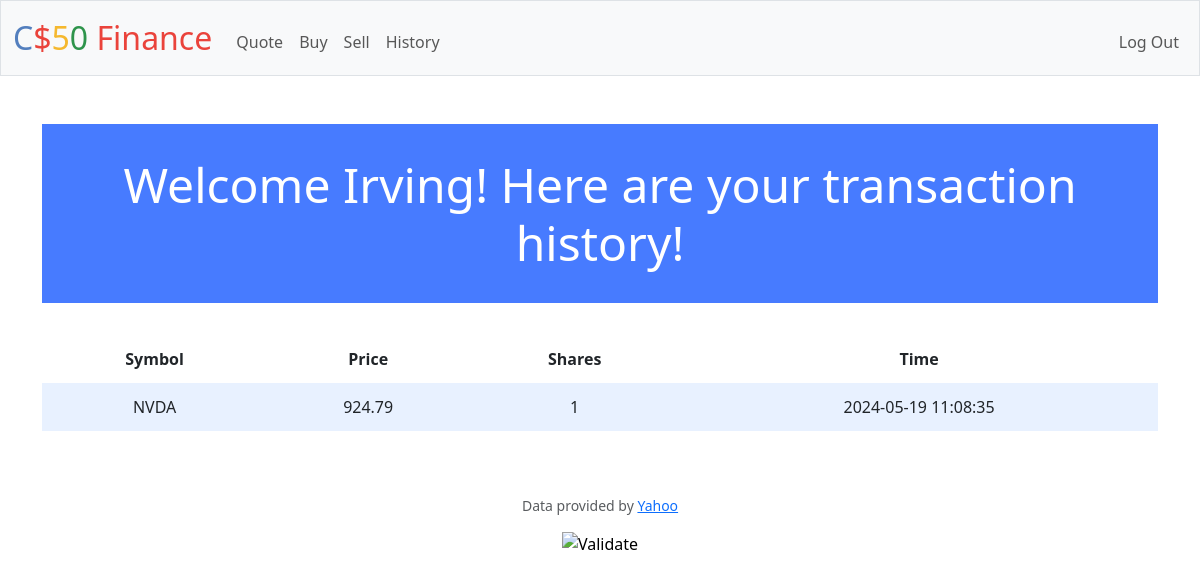
The app's page /history (signed in), older data.
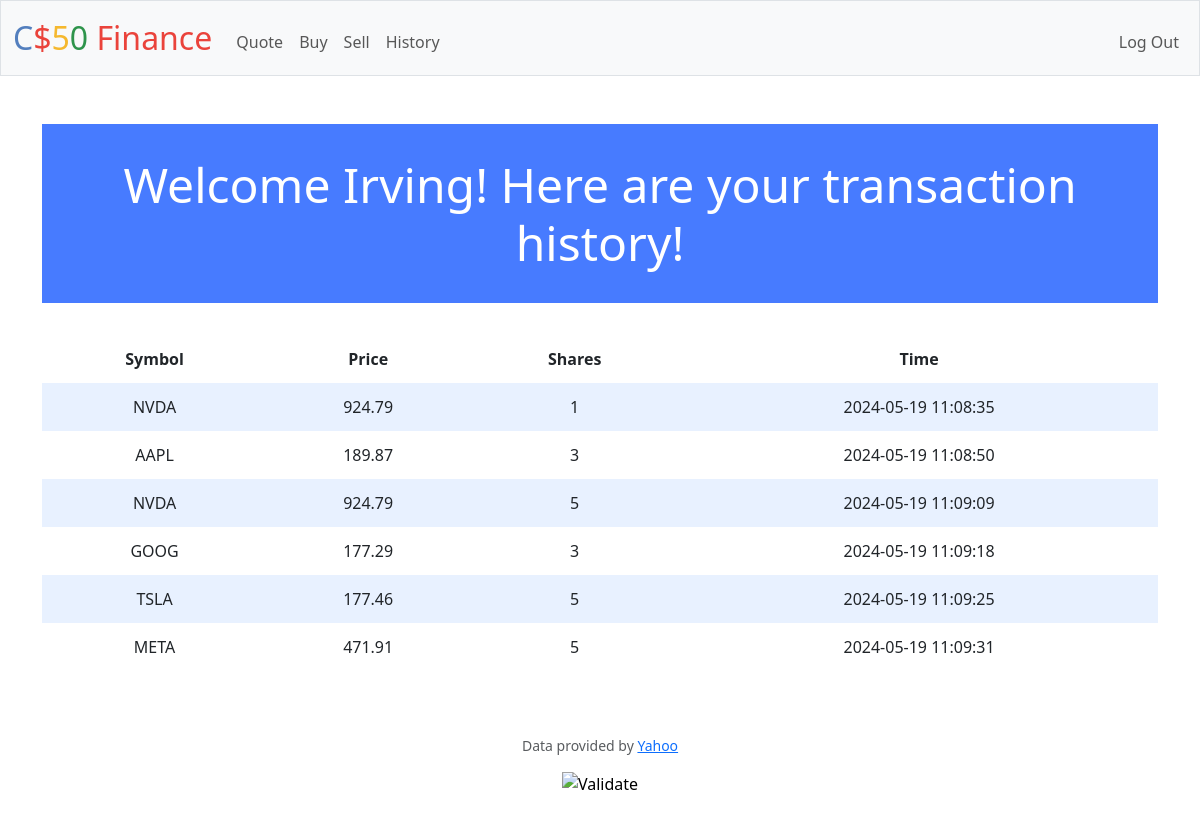
The same page, newer data.
### tables this page shows
CREATE TABLE users (id INTEGER PRIMARY KEY AUTOINCREMENT NOT NULL, username TEXT NOT NULL, hash TEXT NOT NULL, cash NUMERIC NOT NULL DEFAULT 10000.00);

CREATE TABLE buy (
    user_id INTEGER NOT NULL,
    symbol TEXT NOT NULL,
    price NUMERIC NOT NULL,
    shares NUMERIC NOT NULL,
    cash NUMERIC NOT NULL,
    time TIMESTAMP NOT NULL,
    FOREIGN KEY (user_id) REFERENCES users(id)
    );

### app.py (the view)
@app.route("/history")
@login_required
def history():
    user_id = session["user_id"]
    username = db.execute("SELECT username FROM users WHERE id = ?", user_id)[0]["username"]
    stocks = db.execute("SELECT symbol, price, shares, time FROM buy WHERE user_id = ?", user_id)
    print(stocks)
    if not stocks:
        return apology("you haven't bought or sold any stocks,let's go quote and buy!")
    else:
        return render_template("history.html", stocks = stocks, username=username)

### app.py (called while the page is built)
@app.after_request
def after_request(response):
    response.headers["Cache-Control"] = "no-cache, no-store, must-revalidate"
    response.headers["Expires"] = 0
    response.headers["Pragma"] = "no-cache"
    return response

### helpers.py (called while the page is built)
def login_required(f):
    @wraps(f)
    def decorated_function(*args, **kwargs):
        if session.get("user_id") is None:
            return redirect("/login")
        return f(*args, **kwargs)
    return decorated_function

### templates/history.html (shortened to what this page needs)
{% extends "layout.html" %}
{% block main %}
    <h1>Welcome {{ username }}! Here are your transaction history!</h1>
    <table>
        <thead>
            <th>Symbol</th>
            <th>Price</th>
            <th>Shares</th>
            <th>Time</th>
        </thead>
        <tbody>
            {% for stock in stocks %}
                <tr>
                    <td>{{ stock.symbol }}</td>
                    <td>{{ stock.price }}</td>
                    <td>{{ stock.shares }}</td>
                    <td>{{ stock.time }}</td>
                </tr>
            {% endfor %}
        </tbody>
    </table>
{% endblock %}

### templates/layout.html (shortened to what this page needs)
<!DOCTYPE html>
<html lang="en">
    <head>
        <link href="https://cdn.jsdelivr.net/npm/bootstrap@5.3.3/dist/css/bootstrap.min.css" rel="stylesheet">
        <link href="/static/styles.css" rel="stylesheet">
    </head>
    <body>
        <nav class="bg-light border navbar navbar-expand-md navbar-light">
            <div class="container-fluid">
                <a class="navbar-brand" href="/"><span class="blue">C</span><span class="red">$</span><span class="yellow">5</span><span class="green">0</span> <span class="red">Finance</span></a>
                <div class="collapse navbar-collapse" id="navbar">
                    {% if session["user_id"] %}
                        <ul class="navbar-nav me-auto mt-2">
                            <li class="nav-item"><a class="nav-link" href="/quote">Quote</a></li>
                            <li class="nav-item"><a class="nav-link" href="/buy">Buy</a></li>
                            <li class="nav-item"><a class="nav-link" href="/sell">Sell</a></li>
                            <li class="nav-item"><a class="nav-link" href="/history">History</a></li>
                        </ul>
                        <ul class="navbar-nav ms-auto mt-2">
                            <li class="nav-item"><a class="nav-link" href="/logout">Log Out</a></li>
                        </ul>
                    {% else %}
                        <ul class="navbar-nav ms-auto mt-2">
                            <li class="nav-item"><a class="nav-link" href="/register">Register</a></li>
                            <li class="nav-item"><a class="nav-link" href="/login">Log In</a></li>
                        </ul>
                    {% endif %}
                </div>
            </div>
        </nav>
        <main class="container py-5 text-center">
            {% block main %}{% endblock %}
        </main>
        <footer class="mb-5">
            <p class="mb-3 small text-center text-muted">
                Data provided by <a href="https://finance.yahoo.com/">Yahoo</a>
            </p>
            <form action="https://validator.w3.org/check" class="text-center" enctype="multipart/form-data" method="post" target="_blank">
                <input alt="Validate" src="/static/I_heart_validator.png" type="image">
            </form>
        </footer>
    </body>
</html>

### static/styles.css (style rules this page uses)
nav .navbar-brand { font-size: xx-large; }
nav .navbar-brand .blue { color: #537fbe; }
nav .navbar-brand .red { color: #ea433b; }
nav .navbar-brand .yellow { color: #f5b82e; }
nav .navbar-brand .green { color: #2e944b; }
h1 { background-color: #477bff; color: #fff; font-size: 48px; margin-bottom: 2rem; padding: 2rem 1rem; text-align: center; }
table { background-color: transparent; margin-bottom: 1rem; width: 100%; }
table th, table td { padding: 0.75rem; vertical-align: middle; }
tbody tr:nth-of-type(odd) { background-color: rgb(179, 208, 255, 0.3) }

Row changes from the older to the newer data that the page shows:
added buy: symbol "AAPL", price "189.87", shares "3", time "2024-05-19 11:08:50"
added buy: symbol "NVDA", price "924.79", shares "5", time "2024-05-19 11:09:09"
added buy: symbol "GOOG", price "177.29", shares "3", time "2024-05-19 11:09:18"
added buy: symbol "TSLA", price "177.46", shares "5", time "2024-05-19 11:09:25"
added buy: symbol "META", price "471.91", shares "5", time "2024-05-19 11:09:31"
